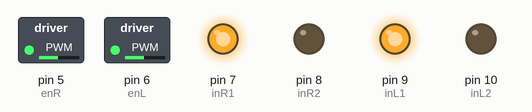
A sketch run on a simulated Arduino Uno, built with avr-gcc and run on an emulated ATmega328P. On the bench: switched loads named in the sketch (green lamp = pin HIGH), output pins drawn as LEDs (lit = HIGH).

Above: at 0.1 s.
Timing chart, 0 to 1.6 s (numbered marks = the images above):
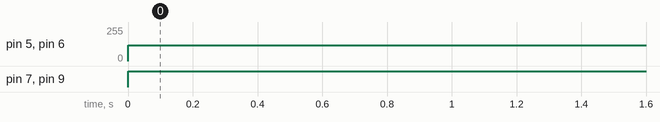

Measured:
- by itself, pin 5 (enR), pin 6 (enL): 0/255 → 120/255 at 0.00 s
- by itself, pin 7 (inR1), pin 9 (inL1): LOW → HIGH at 0.00 s

The sketch:

driver.ino
```cpp
// Motor Driver PWM
int enL = 6;
int enR = 5;

// Motor Driver Direction
int inR1 = 7;
int inR2 = 8;
int inL1 = 9;
int inL2 = 10;

void setup() {
  pinMode(enL, OUTPUT);
  pinMode(enR, OUTPUT);
  pinMode(inR1, OUTPUT);
  pinMode(inR2, OUTPUT);
  pinMode(inL1, OUTPUT);
  pinMode(inL2, OUTPUT);


}

void loop() {

  digitalWrite(inL1,HIGH);
  digitalWrite(inL2,LOW);
  analogWrite(enL,120);
  digitalWrite(inR1,HIGH);
  digitalWrite(inR2,LOW);
  analogWrite(enR,120);

}
```
